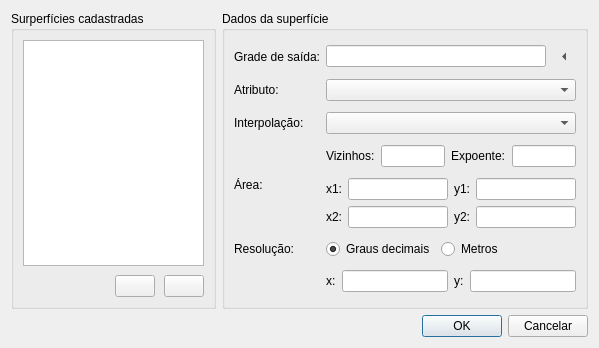
<?xml version="1.0" encoding="UTF-8"?>
<ui version="4.0">
 <class>SurfaceDialogForm</class>
 <widget class="QDialog" name="SurfaceDialogForm">
  <property name="geometry">
   <rect>
    <x>0</x>
    <y>0</y>
    <width>599</width>
    <height>348</height>
   </rect>
  </property>
  <property name="windowTitle">
   <string>Superfícies</string>
  </property>
  <property name="windowIcon">
   <iconset theme="surface">
    <normaloff/>
   </iconset>
  </property>
  <layout class="QGridLayout" name="gridLayout_3" columnstretch="0,0">
   <item row="3" column="0" colspan="2">
    <layout class="QHBoxLayout" name="horizontalLayout_2">
     <item>
      <spacer name="horizontalSpacer">
       <property name="orientation">
        <enum>Qt::Horizontal</enum>
       </property>
       <property name="sizeHint" stdset="0">
        <size>
         <width>40</width>
         <height>20</height>
        </size>
       </property>
      </spacer>
     </item>
     <item>
      <widget class="QPushButton" name="okBtn">
       <property name="text">
        <string>OK</string>
       </property>
       <property name="icon">
        <iconset theme="confirm">
         <normaloff/>
        </iconset>
       </property>
      </widget>
     </item>
     <item>
      <widget class="QPushButton" name="cancelBtn">
       <property name="text">
        <string>Cancelar</string>
       </property>
       <property name="icon">
        <iconset theme="cancel">
         <normaloff/>
        </iconset>
       </property>
      </widget>
     </item>
    </layout>
   </item>
   <item row="1" column="1" rowspan="2">
    <widget class="QGroupBox" name="groupBox">
     <property name="title">
      <string>Dados da superfície</string>
     </property>
     <layout class="QGridLayout" name="gridLayout">
      <item row="1" column="0">
       <widget class="QLabel" name="label_12">
        <property name="text">
         <string>Atributo:</string>
        </property>
       </widget>
      </item>
      <item row="2" column="0">
       <widget class="QLabel" name="label">
        <property name="text">
         <string>Interpolação:</string>
        </property>
       </widget>
      </item>
      <item row="5" column="0">
       <widget class="QLabel" name="label_3">
        <property name="text">
         <string>Área:</string>
        </property>
        <property name="alignment">
         <set>Qt::AlignLeading|Qt::AlignLeft|Qt::AlignTop</set>
        </property>
       </widget>
      </item>
      <item row="8" column="0">
       <widget class="QLabel" name="label_2">
        <property name="text">
         <string>Resolução:</string>
        </property>
       </widget>
      </item>
      <item row="0" column="0">
       <widget class="QLabel" name="label_10">
        <property name="text">
         <string>Grade de saída:</string>
        </property>
       </widget>
      </item>
      <item row="0" column="2" colspan="3">
       <widget class="QLineEdit" name="outputGridEdit">
        <property name="sizePolicy">
         <sizepolicy hsizetype="Preferred" vsizetype="Fixed">
          <horstretch>0</horstretch>
          <verstretch>0</verstretch>
         </sizepolicy>
        </property>
       </widget>
      </item>
      <item row="1" column="2" colspan="4">
       <widget class="QComboBox" name="attributeCmb">
        <property name="sizePolicy">
         <sizepolicy hsizetype="Preferred" vsizetype="Fixed">
          <horstretch>0</horstretch>
          <verstretch>0</verstretch>
         </sizepolicy>
        </property>
        <property name="minimumSize">
         <size>
          <width>0</width>
          <height>0</height>
         </size>
        </property>
        <property name="editable">
         <bool>false</bool>
        </property>
       </widget>
      </item>
      <item row="5" column="2" colspan="4">
       <layout class="QGridLayout" name="gridLayout_2">
        <item row="4" column="0">
         <widget class="QLabel" name="label_5">
          <property name="text">
           <string>x2:</string>
          </property>
         </widget>
        </item>
        <item row="4" column="1">
         <widget class="QLineEdit" name="x2Edit">
          <property name="sizePolicy">
           <sizepolicy hsizetype="Preferred" vsizetype="Fixed">
            <horstretch>0</horstretch>
            <verstretch>0</verstretch>
           </sizepolicy>
          </property>
          <property name="minimumSize">
           <size>
            <width>0</width>
            <height>0</height>
           </size>
          </property>
          <property name="maximumSize">
           <size>
            <width>16777215</width>
            <height>16777215</height>
           </size>
          </property>
         </widget>
        </item>
        <item row="4" column="2">
         <widget class="QLabel" name="label_7">
          <property name="text">
           <string>y2:</string>
          </property>
         </widget>
        </item>
        <item row="4" column="3">
         <widget class="QLineEdit" name="y2Edit">
          <property name="sizePolicy">
           <sizepolicy hsizetype="Preferred" vsizetype="Fixed">
            <horstretch>0</horstretch>
            <verstretch>0</verstretch>
           </sizepolicy>
          </property>
          <property name="minimumSize">
           <size>
            <width>0</width>
            <height>0</height>
           </size>
          </property>
          <property name="maximumSize">
           <size>
            <width>16777215</width>
            <height>16777215</height>
           </size>
          </property>
         </widget>
        </item>
        <item row="0" column="0">
         <widget class="QLabel" name="label_4">
          <property name="text">
           <string>x1:</string>
          </property>
         </widget>
        </item>
        <item row="0" column="1">
         <widget class="QLineEdit" name="x1Edit">
          <property name="sizePolicy">
           <sizepolicy hsizetype="Preferred" vsizetype="Fixed">
            <horstretch>0</horstretch>
            <verstretch>0</verstretch>
           </sizepolicy>
          </property>
          <property name="minimumSize">
           <size>
            <width>0</width>
            <height>0</height>
           </size>
          </property>
          <property name="maximumSize">
           <size>
            <width>16777215</width>
            <height>16777215</height>
           </size>
          </property>
         </widget>
        </item>
        <item row="0" column="2">
         <widget class="QLabel" name="label_6">
          <property name="text">
           <string>y1:</string>
          </property>
         </widget>
        </item>
        <item row="0" column="3">
         <widget class="QLineEdit" name="y1Edit">
          <property name="sizePolicy">
           <sizepolicy hsizetype="Preferred" vsizetype="Fixed">
            <horstretch>0</horstretch>
            <verstretch>0</verstretch>
           </sizepolicy>
          </property>
          <property name="minimumSize">
           <size>
            <width>0</width>
            <height>0</height>
           </size>
          </property>
          <property name="maximumSize">
           <size>
            <width>16777215</width>
            <height>16777215</height>
           </size>
          </property>
         </widget>
        </item>
       </layout>
      </item>
      <item row="9" column="2" colspan="4">
       <layout class="QHBoxLayout" name="horizontalLayout_3">
        <property name="spacing">
         <number>6</number>
        </property>
        <item>
         <widget class="QLabel" name="label_8">
          <property name="text">
           <string>x:</string>
          </property>
         </widget>
        </item>
        <item>
         <widget class="QLineEdit" name="resXEdit">
          <property name="sizePolicy">
           <sizepolicy hsizetype="Expanding" vsizetype="Fixed">
            <horstretch>0</horstretch>
            <verstretch>0</verstretch>
           </sizepolicy>
          </property>
          <property name="minimumSize">
           <size>
            <width>0</width>
            <height>0</height>
           </size>
          </property>
          <property name="maximumSize">
           <size>
            <width>16777215</width>
            <height>16777215</height>
           </size>
          </property>
         </widget>
        </item>
        <item>
         <widget class="QLabel" name="label_9">
          <property name="text">
           <string>y:</string>
          </property>
         </widget>
        </item>
        <item>
         <widget class="QLineEdit" name="resYEdit">
          <property name="minimumSize">
           <size>
            <width>0</width>
            <height>0</height>
           </size>
          </property>
          <property name="maximumSize">
           <size>
            <width>16777215</width>
            <height>16777215</height>
           </size>
          </property>
         </widget>
        </item>
       </layout>
      </item>
      <item row="2" column="2" colspan="4">
       <widget class="QComboBox" name="interpCmb">
        <property name="sizePolicy">
         <sizepolicy hsizetype="Preferred" vsizetype="Fixed">
          <horstretch>0</horstretch>
          <verstretch>0</verstretch>
         </sizepolicy>
        </property>
        <property name="minimumSize">
         <size>
          <width>0</width>
          <height>0</height>
         </size>
        </property>
       </widget>
      </item>
      <item row="0" column="5">
       <widget class="QToolButton" name="fileAnaGridMaskBtn">
        <property name="text">
         <string/>
        </property>
        <property name="autoRaise">
         <bool>true</bool>
        </property>
        <property name="arrowType">
         <enum>Qt::LeftArrow</enum>
        </property>
       </widget>
      </item>
      <item row="8" column="2">
       <widget class="QRadioButton" name="resDegreeRadio">
        <property name="text">
         <string>Graus decimais</string>
        </property>
        <property name="checked">
         <bool>true</bool>
        </property>
       </widget>
      </item>
      <item row="8" column="3">
       <widget class="QRadioButton" name="resMeterRadio">
        <property name="text">
         <string>Metros</string>
        </property>
       </widget>
      </item>
      <item row="3" column="2" colspan="4">
       <widget class="QStackedWidget" name="stackedWidget">
        <property name="sizePolicy">
         <sizepolicy hsizetype="Fixed" vsizetype="Fixed">
          <horstretch>0</horstretch>
          <verstretch>0</verstretch>
         </sizepolicy>
        </property>
        <property name="minimumSize">
         <size>
          <width>250</width>
          <height>0</height>
         </size>
        </property>
        <property name="maximumSize">
         <size>
          <width>250</width>
          <height>16777215</height>
         </size>
        </property>
        <property name="currentIndex">
         <number>0</number>
        </property>
        <widget class="QWidget" name="page1">
         <property name="sizePolicy">
          <sizepolicy hsizetype="Fixed" vsizetype="Fixed">
           <horstretch>0</horstretch>
           <verstretch>0</verstretch>
          </sizepolicy>
         </property>
         <layout class="QHBoxLayout" name="horizontalLayout_5">
          <property name="leftMargin">
           <number>0</number>
          </property>
          <property name="topMargin">
           <number>0</number>
          </property>
          <property name="rightMargin">
           <number>0</number>
          </property>
          <property name="bottomMargin">
           <number>0</number>
          </property>
          <item>
           <layout class="QHBoxLayout" name="horizontalLayout_4">
            <item>
             <spacer name="horizontalSpacer_3">
              <property name="orientation">
               <enum>Qt::Horizontal</enum>
              </property>
              <property name="sizeHint" stdset="0">
               <size>
                <width>40</width>
                <height>20</height>
               </size>
              </property>
             </spacer>
            </item>
            <item>
             <widget class="QLabel" name="neighborNumLbl">
              <property name="sizePolicy">
               <sizepolicy hsizetype="Preferred" vsizetype="Fixed">
                <horstretch>0</horstretch>
                <verstretch>0</verstretch>
               </sizepolicy>
              </property>
              <property name="text">
               <string>Vizinhos:</string>
              </property>
             </widget>
            </item>
            <item>
             <widget class="QLineEdit" name="neighborNumEdit">
              <property name="sizePolicy">
               <sizepolicy hsizetype="Preferred" vsizetype="Fixed">
                <horstretch>0</horstretch>
                <verstretch>0</verstretch>
               </sizepolicy>
              </property>
             </widget>
            </item>
            <item>
             <widget class="QLabel" name="powValueLbl">
              <property name="sizePolicy">
               <sizepolicy hsizetype="Preferred" vsizetype="Fixed">
                <horstretch>0</horstretch>
                <verstretch>0</verstretch>
               </sizepolicy>
              </property>
              <property name="text">
               <string>Expoente:</string>
              </property>
             </widget>
            </item>
            <item>
             <widget class="QLineEdit" name="powValueEdit">
              <property name="sizePolicy">
               <sizepolicy hsizetype="Preferred" vsizetype="Fixed">
                <horstretch>0</horstretch>
                <verstretch>0</verstretch>
               </sizepolicy>
              </property>
             </widget>
            </item>
           </layout>
          </item>
         </layout>
        </widget>
        <widget class="QWidget" name="page2">
         <property name="sizePolicy">
          <sizepolicy hsizetype="Fixed" vsizetype="Fixed">
           <horstretch>0</horstretch>
           <verstretch>0</verstretch>
          </sizepolicy>
         </property>
         <layout class="QHBoxLayout" name="horizontalLayout_6">
          <property name="leftMargin">
           <number>0</number>
          </property>
          <property name="topMargin">
           <number>0</number>
          </property>
          <property name="rightMargin">
           <number>0</number>
          </property>
          <property name="bottomMargin">
           <number>0</number>
          </property>
          <item>
           <spacer name="horizontalSpacer_4">
            <property name="orientation">
             <enum>Qt::Horizontal</enum>
            </property>
            <property name="sizeHint" stdset="0">
             <size>
              <width>40</width>
              <height>20</height>
             </size>
            </property>
           </spacer>
          </item>
          <item>
           <widget class="QLabel" name="label_11">
            <property name="sizePolicy">
             <sizepolicy hsizetype="Preferred" vsizetype="Fixed">
              <horstretch>0</horstretch>
              <verstretch>0</verstretch>
             </sizepolicy>
            </property>
            <property name="text">
             <string>Grau:</string>
            </property>
           </widget>
          </item>
          <item>
           <widget class="QComboBox" name="degreeCmb">
            <property name="sizePolicy">
             <sizepolicy hsizetype="Preferred" vsizetype="Fixed">
              <horstretch>0</horstretch>
              <verstretch>0</verstretch>
             </sizepolicy>
            </property>
            <item>
             <property name="text">
              <string>2</string>
             </property>
            </item>
            <item>
             <property name="text">
              <string>3</string>
             </property>
            </item>
            <item>
             <property name="text">
              <string>4</string>
             </property>
            </item>
            <item>
             <property name="text">
              <string>5</string>
             </property>
            </item>
            <item>
             <property name="text">
              <string>6</string>
             </property>
            </item>
           </widget>
          </item>
         </layout>
        </widget>
       </widget>
      </item>
     </layout>
    </widget>
   </item>
   <item row="1" column="0" rowspan="2">
    <widget class="QGroupBox" name="groupBox_2">
     <property name="sizePolicy">
      <sizepolicy hsizetype="Preferred" vsizetype="Expanding">
       <horstretch>0</horstretch>
       <verstretch>0</verstretch>
      </sizepolicy>
     </property>
     <property name="title">
      <string>Surperfícies cadastradas</string>
     </property>
     <layout class="QVBoxLayout" name="verticalLayout" stretch="0,9">
      <property name="spacing">
       <number>9</number>
      </property>
      <item>
       <widget class="QListWidget" name="surfaceList">
        <property name="sizePolicy">
         <sizepolicy hsizetype="Preferred" vsizetype="Expanding">
          <horstretch>0</horstretch>
          <verstretch>0</verstretch>
         </sizepolicy>
        </property>
       </widget>
      </item>
      <item>
       <layout class="QHBoxLayout" name="horizontalLayout">
        <item>
         <spacer name="horizontalSpacer_2">
          <property name="orientation">
           <enum>Qt::Horizontal</enum>
          </property>
          <property name="sizeHint" stdset="0">
           <size>
            <width>40</width>
            <height>20</height>
           </size>
          </property>
         </spacer>
        </item>
        <item>
         <widget class="QPushButton" name="addAttributeBtn">
          <property name="text">
           <string/>
          </property>
          <property name="icon">
           <iconset theme="add">
            <normaloff/>
           </iconset>
          </property>
         </widget>
        </item>
        <item>
         <widget class="QPushButton" name="removeAttributeBtn">
          <property name="text">
           <string/>
          </property>
          <property name="icon">
           <iconset theme="remove"/>
          </property>
         </widget>
        </item>
       </layout>
      </item>
     </layout>
    </widget>
   </item>
  </layout>
 </widget>
 <resources/>
 <connections/>
</ui>
